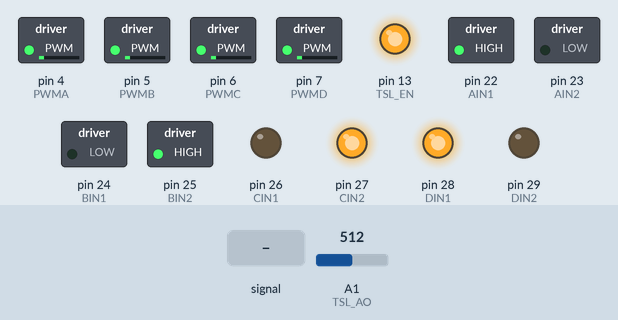
A sketch run on a simulated Arduino Mega 2560, built with avr-gcc and run on an emulated ATmega2560. Shown: switched loads named in the sketch (green lamp = pin HIGH), output pins drawn as LEDs (lit = HIGH). Dashed ring = blinking. The test bench sets the inputs (shaded band); at power-on: A1 (TSL_AO) = 512. Pins used as bus, display or sensor lines are not drawn; what the sketch prints to the serial monitor is not drawn.

Above: at 1.2 s.
1.3 s: A1 (TSL_AO) fed a 2 Hz sine of ±306 counts around its level
At 2.89 s:
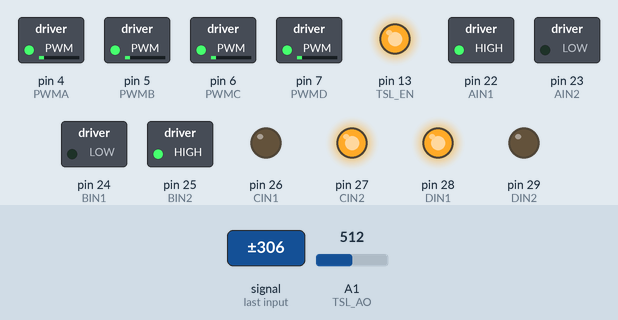
At 3.86 s:
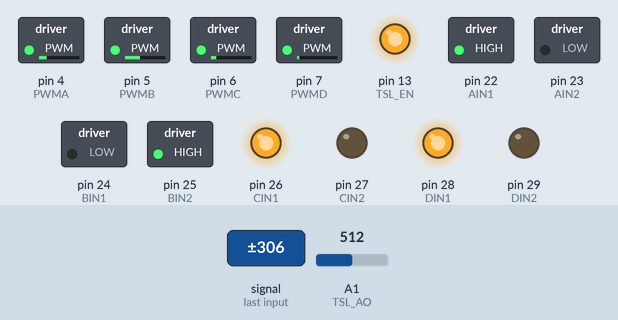
4.3 s: A1 (TSL_AO) set to 78
At 5.1 s:
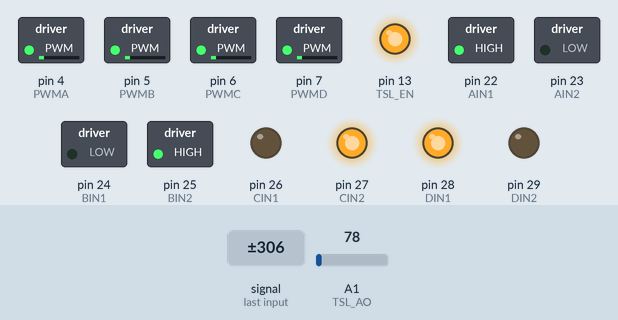
Timing chart, 0 to 7.3 s (numbered marks = the images above; inputs shaded):
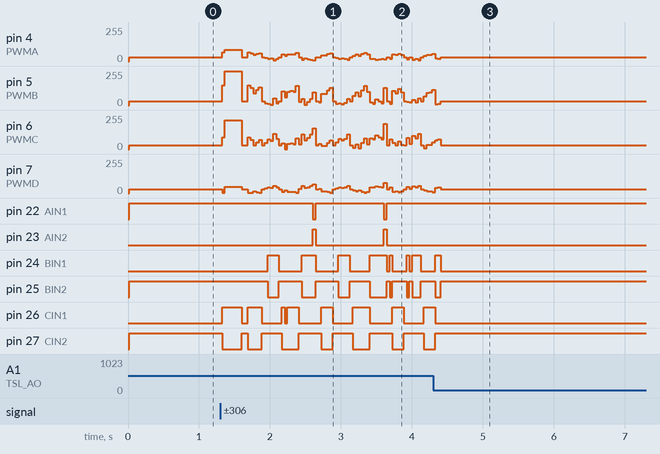

Measured:
- after the input at 1.3 s, pin 22 (AIN1): alternates HIGH for 0.96 s and LOW for 0.04 s, starting after 1.3 s; pin 23 (AIN2): alternates HIGH for 0.04 s and LOW for 0.96 s, starting after 1.3 s
- after the input at 4.3 s, pin 22 (AIN1), pin 28 (DIN1): stops changing and stays HIGH; pin 23 (AIN2), pin 29 (DIN2): stops changing and stays LOW

The sketch:

DreamCar_V3.ino
```cpp
#include <PID_v1.h>
#include "linefollower.h"

// 四个电机最终输出的 PWM 值，范围为 -255~255。
// 正数表示正转，负数表示反转，0 表示停止。
int pwm_out[4] = {0, 0, 0, 0};

// 小车运动指令。
// vx    : 前后方向速度，正数前进，负数后退。
// vy    : 左右平移速度，当前代码固定为 0，保留是为了兼容全向轮/麦克纳姆轮混控。
// omega : 旋转速度，正负号决定左右转向。
struct MotionCommand {
  float vx;
  float vy;
  float omega;
};

// 记录上一帧识别到的道路类型，用来判断“刚刚进入某种路口”。
// 例如 road_type 连续多帧都是左转，只在第一次从非左转变成左转时触发转向状态。
static int last_road_type = ROAD_UNKNOWN;

// =========================
// 路口计数与防重复触发变量
// =========================
// 十字路口计数，ROAD_CROSS = 105
int cross_count = 0;
// 左直角路口计数，ROAD_LEFT_TURN = 101
int left_turn_count = 0;
// 右直角路口计数，ROAD_RIGHT_TURN = 102
int right_turn_count = 0;
// 统一路口锁。
// false：允许识别并触发一个新路口；
// true ：当前路口已经触发过，暂时不能再次触发。
static bool junction_locked = false;
// 连续识别为普通道路的帧数。
// 用于判断小车是否已经离开当前路口。
static int normal_road_count = 0;
// 连续多少帧识别为普通道路后，才解锁下一个路口。
#define JUNCTION_RELEASE_FRAMES 15

int junction_delete = 0;

// 主流程拆分出的函数声明。
// Arduino IDE 会自动生成部分函数原型，但这里显式声明能让结构更清楚。
void UpdateVision();
void UpdateTrackContext();
void UpdateJunctionCounter();
double ComputeLineFollowOmega();
void BeginJunction(int next_state);
void HandleLineFollowState(MotionCommand &cmd);
void RunTimedManeuver(MotionCommand &cmd, float omega);
MotionCommand ComputeMotionCommand();
void ApplyMotorOutput(const MotionCommand &cmd);
void PrintDebugPeriodically();

void setup() {
  // 初始化线阵 CCD 传感器引脚。
  pinMode(TSL_CLK, OUTPUT);
  pinMode(TSL_SI, OUTPUT);
  pinMode(TSL_AO, INPUT);
  pinMode(TSL_EN, OUTPUT);
  digitalWrite(TSL_EN, HIGH);

  // 初始化 PID 控制器。
  // 输出限制为 -1~1，方便直接作为归一化角速度 omega 使用。
  myPID.SetMode(AUTOMATIC);
  myPID.SetOutputLimits(-1, 1);
  myPID.SetSampleTime(LOOP_DELAY_MS);

  // 初始化四路电机驱动引脚。
  pinMode(PWMA, OUTPUT);
  pinMode(AIN1, OUTPUT);
  pinMode(AIN2, OUTPUT);
  pinMode(PWMB, OUTPUT);
  pinMode(BIN1, OUTPUT);
  pinMode(BIN2, OUTPUT);
  pinMode(PWMC, OUTPUT);
  pinMode(CIN1, OUTPUT);
  pinMode(CIN2, OUTPUT);
  pinMode(PWMD, OUTPUT);
  pinMode(DIN1, OUTPUT);
  pinMode(DIN2, OUTPUT);

  // 串口用于调试输出。
  Serial.begin(115200);
}

void loop() {
  // 1. 采集并处理 CCD 图像，得到黑线、偏差、道路类型。
  UpdateVision();

  // 2. 更新历史上下文，供下一帧识别跳变、丢线等情况。
  UpdateTrackContext();

  //3. 计数经过路口
  UpdateJunctionCounter();

  // 3. 根据道路类型和路口状态机生成运动指令。
  MotionCommand cmd = ComputeMotionCommand();

  // 4. 将运动指令换算为四个电机的 PWM 并输出。
  ApplyMotorOutput(cmd);

  // 5. 周期性打印调试信息，避免每一圈都打印导致主循环过慢。
  PrintDebug();
}

void UpdateVision() {
  // 读取一帧 CCD 灰度数据。
  GetFrame();

  // 根据当前帧的最大/最小亮度计算二值化阈值。
  ComputeThreshold();

  // 将灰度图转成黑/白图。
  Binarize();

  // 在二值图中寻找连续黑色区域。
  FindBlackLines();

  // 根据黑线数量、宽度、位置变化识别道路类型。
  RecognizeRoad();

  // 在多个黑线段中选择最接近车体中心的主线中心。
  main_center = SelectMainCenter();

  // 保存主线中心历史，用于后续帧判断中心跳变和丢线。
  //UpdateHistory();
}

void UpdateTrackContext() {
  // 只有找到有效主线时才更新 last_center。
  // 这样丢线时仍然可以保留最后一次看到线的位置。
  if (main_center >= 0) {
    ctx.last_center = main_center;
  }

  // 记录上一帧道路类型，供识别逻辑和状态机参考。
  ctx.last_type = road_type;
}

void UpdateJunctionCounter() {
  // 只有在正常巡线状态下，才允许判断是否离开路口。
  // 如果还在执行左转/右转/直行动作，就不解锁。
  if (junction_state != STATE_LINE_FOLLOW) {
    return;
  }
  // 如果已经触发过某个路口，需要等待小车重新进入普通道路。
  if (junction_locked) {
    if (road_type == ROAD_STRAIGHT_CURVE) {
      normal_road_count++;

      if (normal_road_count >= JUNCTION_RELEASE_FRAMES) {
        junction_locked = false;
        normal_road_count = 0;
      }
    } else {
      // 只要还不是普通道路，就认为还没有完全离开路口。
      normal_road_count = 0;
    }
  }
}

double ComputeLineFollowOmega() {
  static double filtered_dev = 0;
  static double last_omega = 0;

  // 丢线或没有主中心时，不做 PID 转向。
  if (road_type == ROAD_LOST || main_center < 0) {
    return 0;
  }

  // 对偏差设置死区：很小的偏差直接认为是 0，减少车身左右抖动。
  if (abs(dev) <= DEV_DEADBAND) {
    dev = 0;
  }

  // 对偏差做一阶滤波和变化率限制，避免传感器突变导致转向突变。
  // 注意：当前 PID 实际仍使用 raw dev，这是保留原行为；
  // filtered_dev 目前主要作为后续切换到滤波输入时的准备。
  // double alpha = (abs(raw_dev) > 18) ? 0.20 : 0.40;
  // double target_dev = alpha * filtered_dev + (1.0 - alpha) * raw_dev;
  // double dev_delta = target_dev - filtered_dev;
  // if (dev_delta > DEV_SLEW_LIMIT) target_dev = filtered_dev + DEV_SLEW_LIMIT;
  // if (dev_delta < -DEV_SLEW_LIMIT) target_dev = filtered_dev - DEV_SLEW_LIMIT;
  // filtered_dev = target_dev;

  // PID 输入为当前横向偏差，输出为归一化角速度 omega。
  input = dev;
  myPID.Compute();

  // 对 omega 也做变化率限制，减少转向电机输出突跳。
  double omega = output;
  double omega_delta = omega - last_omega;
  if (omega_delta > OMEGA_RATE_LIMIT) omega = last_omega + OMEGA_RATE_LIMIT;
  if (omega_delta < -OMEGA_RATE_LIMIT) omega = last_omega - OMEGA_RATE_LIMIT;
  last_omega = omega;

  return constrain(omega, -1.0, 1.0);
}

void BeginJunction(int next_state) {
  // 进入路口动作状态，并记录进入时间。
  // 后续 RunTimedManeuver() 会用这个时间判断动作是否结束。
  junction_state = next_state;
  junction_start_time = millis();
}

void HandleLineFollowState(MotionCommand &cmd) {
  // 正常巡线时，转向量由 PID 根据黑线偏差计算。
  cmd.omega = ComputeLineFollowOmega();

  // 如果路口锁已经打开，说明当前路口已经触发过。
  // 此时即使 CCD 连续多帧识别到同一个路口，也不再重复计数或重复动作。
  if (junction_locked) {
    return;
  }

  // 1. 十字路口处理
  if (road_type == ROAD_CROSS) {
    cross_count++;
    junction_locked = true;
    normal_road_count = 0;

    if (cross_count == 2) {
      second_cross_start_time = millis();
    }

    // 第 3 个十字路口左转
    if (cross_count == 3) {
      BeginJunction(STATE_LEFT_TURN);
    }
    // 第 6 个十字路口右转
    else if (cross_count == 6) {
      BeginJunction(STATE_RIGHT_TURN);
    }
    // 其他十字路口直行
    else {
      BeginJunction(STATE_CROSS_STRAIGHT);
    }
    return;
  }

  // 2. 左直角路口处理
  if (road_type == ROAD_LEFT_TURN) {
    left_turn_count++;
    junction_locked = true;
    normal_road_count = 0;

    // 第二个左转路口直行，不左转
    if (left_turn_count == 2) {
      BeginJunction(STATE_CROSS_STRAIGHT);
    }
    // 其他左转路口正常左转
    else {
      BeginJunction(STATE_LEFT_TURN);
    }
    return;
  }

  // 3. 右直角路口处理
  if (road_type == ROAD_RIGHT_TURN) {
    right_turn_count++;
    junction_locked = true;
    normal_road_count = 0;

    if (millis() - second_cross_start_time < FORBIDDEN_DURATION && right_turn_count == 1) {
      BeginJunction(STATE_LINE_FOLLOW);
      junction_delete = 1;
      right_turn_count = 0;
    }
    // // 第一个右转路口直行，不右转
    // if (right_turn_count == 1) {
    //   BeginJunction(STATE_CROSS_STRAIGHT);
    // }
    // 其他左转路口正常右转
    else {
      BeginJunction(STATE_RIGHT_TURN);
    }
    //BeginJunction(STATE_RIGHT_TURN);
    return;
  }
}

void RunTimedManeuver(MotionCommand &cmd, float omega) {
  // 路口动作采用固定时间、固定角速度策略。
  // 优点是实现简单、动作稳定；缺点是需要根据实际速度和赛道反复调时间。
  cmd.vx = BASE_VX;
  cmd.omega = omega;
  //cmd.vy = VY_GAIN * omega;

  // 动作持续超过设定时间后，回到正常巡线。
  if (millis() - junction_start_time > JUNCTION_DURATION) {
    junction_state = STATE_LINE_FOLLOW;
  }
}

MotionCommand ComputeMotionCommand() {
  // 默认指令：以基础速度前进，不平移、不旋转。
  MotionCommand cmd = {BASE_VX, 0, 0};

  // 根据当前状态机决定使用 PID 巡线，还是执行固定路口动作。
  switch (junction_state) {
    case STATE_LINE_FOLLOW:
      HandleLineFollowState(cmd);
      break;

    case STATE_LEFT_TURN:
      RunTimedManeuver(cmd, -0.9);
      break;

    case STATE_RIGHT_TURN:
      RunTimedManeuver(cmd, 0.9);
      break;

    case STATE_CROSS_STRAIGHT:
      RunTimedManeuver(cmd, 0);
      break;

    case STATE_T_LEFT:
      RunTimedManeuver(cmd, -0.9);
      break;

    case STATE_T_RIGHT:
      RunTimedManeuver(cmd, 0.9);
      break;
  }

  // 更新上一帧道路类型，用于下一次 loop 判断类型是否刚刚变化。
  last_road_type = road_type;

  // 防止任何速度分量超过归一化范围。
  cmd.vx = constrain(cmd.vx, -1.0, 1.0);
  cmd.vy = constrain(cmd.vy, -1.0, 1.0);
  cmd.omega = constrain(cmd.omega, -1.0, 1.0);

  return cmd;
}

void ApplyMotorOutput(const MotionCommand &cmd) {
  // 四轮运动学混控。
  // 每个 target_norm 的范围理想情况下为 -1~1，之后会统一缩放到 PWM。
  float target_norm[4];
  target_norm[0] = cmd.vx + VY_GAIN * cmd.omega + cmd.omega;
  target_norm[1] = -(cmd.vx - VY_GAIN * cmd.omega + cmd.omega);
  target_norm[2] = -(cmd.vx + VY_GAIN * cmd.omega - cmd.omega);
  target_norm[3] = cmd.vx - VY_GAIN * cmd.omega - cmd.omega;

  // 如果某个轮子的绝对值超过 1，则整体等比例缩小。
  // 这样可以保持四个轮子之间的速度比例，同时避免 PWM 溢出。
  float maxV = 0;
  for (int i = 0; i < 4; i++) {
    if (abs(target_norm[i]) > maxV) {
      maxV = abs(target_norm[i]);
    }
  }

  if (maxV > 1.0) {
    for (int i = 0; i < 4; i++) {
      target_norm[i] /= maxV;
    }
  }

  // 将归一化速度转换成 PWM 输出。
  for (int i = 0; i < 4; i++) {
    pwm_out[i] = (int)(target_norm[i] * 255);
  }

  // 输出到四个电机。
  setMotor(pwm_out[0], AIN1, AIN2, PWMA);
  setMotor(pwm_out[1], BIN1, BIN2, PWMB);
  setMotor(pwm_out[2], CIN1, CIN2, PWMC);
  setMotor(pwm_out[3], DIN1, DIN2, PWMD);
}

void PrintDebugPeriodically() {
  // 串口打印很耗时，所以限制为每 50ms 打印一次。
  static unsigned long last_print_time = 0;
  if (millis() - last_print_time >= 50) {
    PrintDebug();
    last_print_time = millis();
  }
}

void setMotor(float pwm, int IN1, int IN2, int PWMpin) {
  // 限制 PWM 范围，防止异常输入。
  pwm = constrain(pwm, -255, 255);

  if (pwm > 0) {
    // 正转：IN1 高、IN2 低。
    digitalWrite(IN1, HIGH);
    digitalWrite(IN2, LOW);
    analogWrite(PWMpin, pwm);
  } else if (pwm < 0) {
    // 反转：IN1 低、IN2 高，PWM 使用绝对值。
    digitalWrite(IN1, LOW);
    digitalWrite(IN2, HIGH);
    analogWrite(PWMpin, -pwm);
  } else {
    // 停止：两个方向脚都拉低，PWM 为 0。
    digitalWrite(IN1, LOW);
    digitalWrite(IN2, LOW);
    analogWrite(PWMpin, 0);
  }
}
```

linefollower.h
```cpp
#ifndef LINEFOLLOWER_H
#define LINEFOLLOWER_H

#include <Arduino.h>
#include <stdlib.h>
#include <PID_v1.h>

// =========================
// 线阵 CCD 传感器引脚定义
// =========================
// TSL_CLK: CCD 时钟信号，由程序手动翻转，逐个读出像素。
// TSL_SI : CCD 帧开始信号，用来触发一次新的采样序列。
// TSL_AO : CCD 模拟输出，连接到 Arduino 模拟输入口。
// TSL_EN : CCD 使能引脚，高电平启用。
#define TSL_CLK   30
#define TSL_SI    31
#define TSL_AO    A1
#define TSL_EN    13

// =========================
// 四路电机驱动引脚定义
// =========================
// 每个电机使用两个方向控制脚和一个 PWM 调速脚。
// 例如 A 电机：
// AIN1/ AIN2 控制方向，PWMA 控制速度。
#define PWMA 4
#define AIN1 22
#define AIN2 23

#define PWMB 5
#define BIN1 24
#define BIN2 25

#define PWMC 6
#define CIN1 26
#define CIN2 27

#define PWMD 7
#define DIN1 28
#define DIN2 29

// =========================
// CCD 图像处理参数
// =========================
// 传感器原始输出 128 个像素，但前 15 个像素通常不稳定或一直为 0，
// 所以实际算法只保留后面的 113 个像素。
#define ALL_PIXEL_COUNT 128
#define PIXEL_COUNT     113

// 连续黑色区域宽度小于该值时认为是噪声，不当作有效黑线。
#define MIN_BLACK_WIDTH 8

// 一帧中最多记录几个黑线段，防止数组越界。
#define MAX_LINE_COUNT  5

// 保存最近几帧主线中心，用于判断中心跳变和丢线趋势。
#define HISTORY_DEPTH   5

// 小车理想对准的 CCD 像素中心。
// 因为丢弃了前 15 个像素，所以这里不是 128/2，而是实测校准值。
#define CAR_CENTER      49

// =========================
// 运动控制参数
// =========================
// PID 采样时间，单位 ms。
#define LOOP_DELAY_MS     1

// 横向漂移增益
#define VY_GAIN           -0.56   //

// 基础前进速度，归一化范围通常为 0~1。
#define BASE_VX           0.12 //基础速度

// 中心附近偏差死区，偏差绝对值小于该值时不修正。
#define DEV_DEADBAND      2  //

// 偏差变化率限制，避免 CCD 识别跳变导致 PID 输入剧烈变化。
#define DEV_SLEW_LIMIT    24

// 角速度变化率限制，避免电机转向输出突变。
#define OMEGA_RATE_LIMIT  0.30

// 角速度绝对上限。
#define OMEGA_LIMIT       1

// 是否打印完整二值化图像。
// 0: 只打印核心调试量；1: 额外打印 113 个黑白像素值。
#define DEBUG_PRINT_BINARY 1

// =========================
// 二值化像素值
// =========================
// 黑线为 0，白底为 1。
#define BLACK  0
#define WHITE  1

// =========================
// 道路类型定义
// =========================
// RecognizeRoad() 会根据当前 CCD 画面设置 road_type。
#define ROAD_STRAIGHT_CURVE      100  // 普通直道或弯道
#define ROAD_LEFT_TURN           101  // 直角左转
#define ROAD_RIGHT_TURN          102  // 直角右转
#define ROAD_T_JUNCTION_LEFT     103  // Y 路口，岔路在左
#define ROAD_T_JUNCTION_RIGHT    104  // Y 路口，岔路在右
#define ROAD_CROSS               105  // 十字路口
#define ROAD_LOST                106  // 丢线
#define ROAD_UNKNOWN             107  // 未知或异常情况

// 宽线判断阈值，保留给路口识别调参使用。
#define WIDTH_THRESHOLD 35

// =========================
// 道路识别阈值
// =========================
// 单黑线宽度达到该值，但没有达到十字路口宽度时，可能是直角弯入口。
#define SINGLE_TURN_WIDTH_THRESHOLD   45

// 单黑线非常宽时，通常说明进入十字路口或大面积交叉区域。
#define SINGLE_CROSS_WIDTH_THRESHOLD  100

// 判断十字路口时，中心点变化不能太大，否则更可能是急转弯。
#define SINGLE_STABLE_DELTA_MAX       8

// 黑线段接近图像边缘的容差，用于判断线是否“贴边”。
#define EDGE_TOUCH_MARGIN             2

// =========================
// 路口处理状态机
// =========================
// 正常情况下处于 STATE_LINE_FOLLOW，用 PID 巡线。
// 识别到路口后进入固定动作状态，持续 JUNCTION_DURATION 后回到巡线。
#define STATE_LINE_FOLLOW     201
#define STATE_LEFT_TURN       202
#define STATE_RIGHT_TURN      203
#define STATE_CROSS_STRAIGHT  204
#define STATE_T_LEFT          205
#define STATE_T_RIGHT         206

// 单个黑线段的信息。
// start/end 是二值图中的起止像素下标；
// center 是线段中心；
// width 是线段宽度。
struct LineSegment {
  int start;
  int end;
  int center;
  int width;
};

// 巡线历史上下文。
// 这些数据用于跨帧判断，例如上一帧中心位置、连续丢线次数等。
struct TrackContext {
  int last_center;                     // 上一帧有效主线中心，-1 表示无效
  int center_history[HISTORY_DEPTH];   // 最近几帧主线中心
  int history_index;                   // 环形缓冲区当前写入位置
  int lost_counter;                    // 连续丢线计数
  int last_type;                       // 上一帧道路类型
};

// =========================
// 全局状态变量声明
// =========================
// 实际定义在 linefollower.cpp 中，这里用 extern 让其他文件可以访问。
extern uint16_t pixel_buffer[PIXEL_COUNT];    // 当前帧灰度图，范围约 0~255
extern uint8_t binary_buffer[PIXEL_COUNT];    // 当前帧二值图，BLACK/WHITE
extern int dev;                               // 黑线中心相对车体中心的偏差
extern int last_dev;                          // 上一帧偏差
extern uint16_t threshold;                    // 当前帧二值化阈值
extern LineSegment lines[MAX_LINE_COUNT];     // 当前帧检测到的黑线段
extern int line_count;                        // 当前帧有效黑线段数量
extern int main_center;                       // 当前帧主黑线中心
extern int road_type;                         // 当前帧道路类型
extern TrackContext ctx;                      // 跨帧历史上下文

extern int cross_count;
extern int left_turn_count;
extern int right_turn_count;

// PID 控制器及其输入输出变量。
extern PID myPID;
extern double Kp, Ki, Kd;
extern double setpoint;
extern double input;
extern double output;

// 路口状态机变量。
extern int junction_state;
extern unsigned long junction_start_time;
extern unsigned long second_cross_start_time;
extern const unsigned long JUNCTION_DURATION;
extern const unsigned long FORBIDDEN_DURATION;

// 四电机 PWM 输出，由 DreamCar.ino 计算并写入。
extern int pwm_out[4];

// =========================
// 图像处理和道路识别函数
// =========================
void GetFrame();
void ComputeThreshold();
void Binarize();
void FindBlackLines();
int SelectMainCenter();
void UpdateHistory();
void RecognizeRoad();

// =========================
// 调试和电机输出函数
// =========================
void PrintDebug();
void setMotor(float pwm, int IN1, int IN2, int PWMpin);

#endif
```

Source omitted: linefollower.cpp (9233 bytes)
